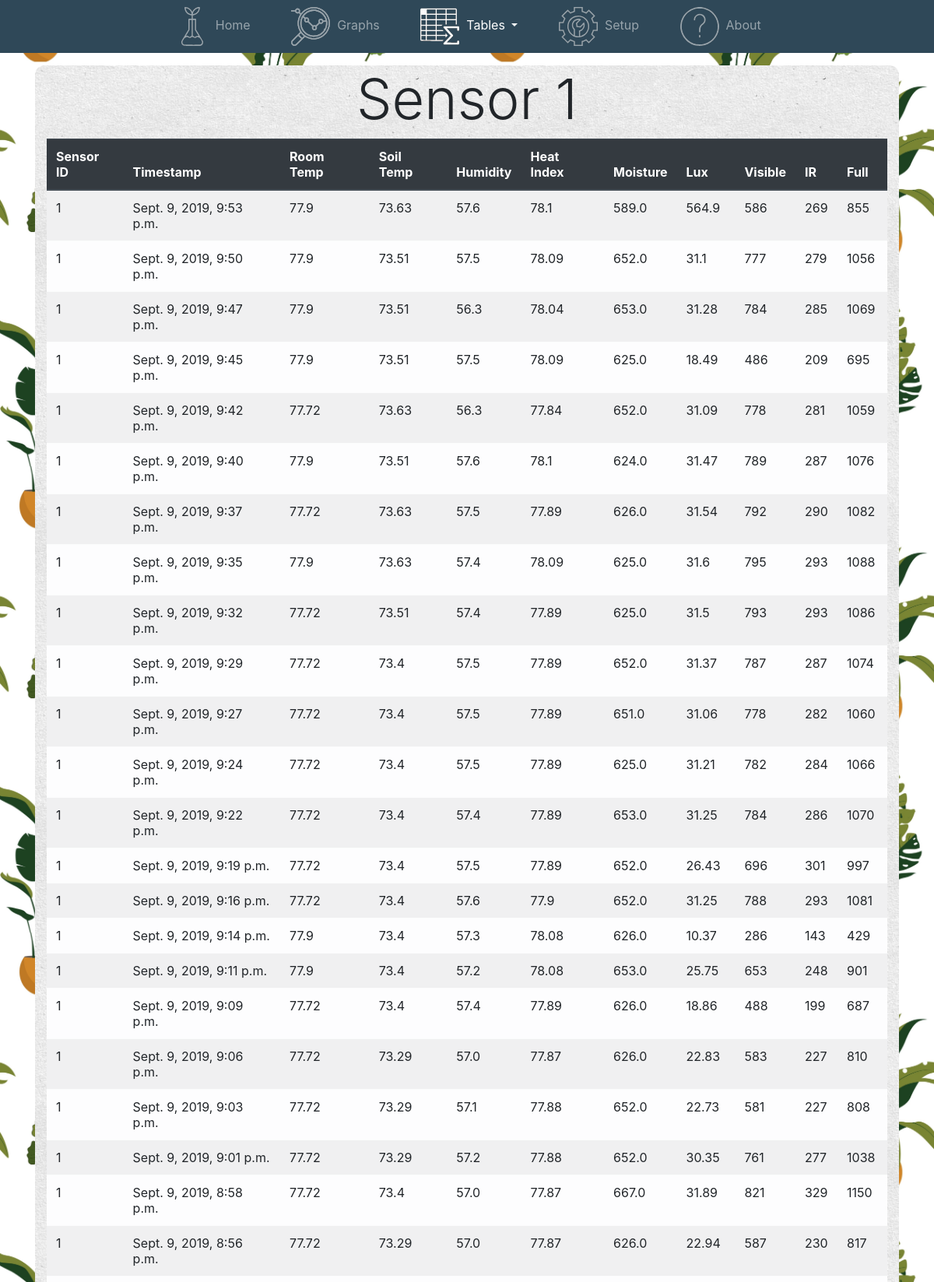
The page /table/1 (upper part) on the database its author committed.
### sensors/models.py (models this page shows, shortened)
class Sensor_data(models.Model):
    sensor_id = models.IntegerField() # Sensor ID to gather data from different sensors
    temp_soil = models.FloatField() # Soil reading from waterproof temp sensor wired probe (fahrenheit)
    temp_room = models.FloatField() # Temp reading from DHT-22 sensor (fahrenheit)
    humidity = models.FloatField() # humidity reading from DHT-22 sensor (fahrenheit)
    heat_index = models.FloatField() # heat index calc from DHT-22 sensor (fahrenheit)
    moisture = models.FloatField() # moisture reading from capacitance moisture sensor
    lux = models.FloatField() # Lux luminosity reading from light sensor
    visible = models.IntegerField() # Visible spectrum light reading from light sensor
    ir = models.IntegerField() # Ifrared spectrum light reading from light sensor
    full = models.IntegerField() # Full spectrum light reading from light sensor
    timestamp = models.DateTimeField('The time/date this data was recorded') # from django.utils import timezone ... timezone.now()

### sensors/views.py (the view)
# urls.py: path('table/<int:sensor_id>', views.table_sensor, name='table_id'),
def table_sensor(request, sensor_id):
    id_list = list(Sensor_data.objects.values_list('sensor_id', flat=True).distinct())
    data_list = Sensor_data.objects.filter(sensor_id=sensor_id).order_by('-timestamp')[:50]
    context = {'id_list': id_list, 'data_list': data_list, 'title': "Sensor " + str(sensor_id)}
    context["tables"] = "active"
    return render(request, 'sensors/table.html', context)

### sensors/templates/sensors/table.html
{% extends 'sensors/navbar.html' %}
{% block content %}
  <div class="main_content">
    <div class="container my-3">
      <div class='row'>
        <div class='col-md-12'>
          <h1 class='display-3'>{{ title }}</h1>
        </div>
      </div>
      <div class='row'>
        <div class='col-md-12'>
          {% if data_list %}
            <table class = "table table-light table-striped table-hover">
              <thead class= "thead-dark">
                <tr>
                  <th scope="row">Sensor ID</th>
                  <th scope="row">Timestamp</th>
                  <th scope="row">Room Temp</th>
                  <th scope="row">Soil Temp</th>
                  <th scope="row">Humidity</th>
                  <th scope="row">Heat Index</th>
                  <th scope="row">Moisture</th>
                  <th scope="row">Lux</th>
                  <th scope="row">Visible</th>
                  <th scope="row">IR</th>
                  <th scope="row">Full</th>
                </tr>
              </thead>
              <tbody>
              {% for data in data_list %}
                <tr>
                  <td scope="col">{{ data.sensor_id }}</td>
                  <td>{{ data.timestamp }}</td>
                  <td>{{ data.temp_room }}</td>
                  <td>{{ data.temp_soil }}</td>
                  <td>{{ data.humidity }}</td>
                  <td>{{ data.heat_index }}</td>
                  <td>{{ data.moisture }}</td>
                  <td>{{ data.lux }}</td>
                  <td>{{ data.visible }}</td>
                  <td>{{ data.ir }}</td>
                  <td>{{ data.full }}</td>
                </tr>
              {% endfor %}
              </tbody>
            </table>
          {% else %}
              <p>No data is available.</p>
          {% endif %}
        </div>
      </div>
    </div>
  </div>
{% endblock content %}

### sensors/static/css/sensors.css (style rules this page uses)
body { background-color: #7EC2AD; background-image: url('../images/plants_pattern.jpg'); background-size: 50%; }
h1, h2, h3, h4, h5, h6 { text-align: center; }
.main_content { background-image: url('../images/natural_paper.png'); border-radius: 12px; }

### rows shown on the page
Sensor_data: sensor_id "1", timestamp "Sept. 9, 2019, 9:53 p.m.", temp_room "77.9", temp_soil "73.63", humidity "57.6", heat_index "78.1", moisture "589.0", lux "564.9", visible "586", ir "269", full "855"
Sensor_data: sensor_id "1", timestamp "Sept. 9, 2019, 9:50 p.m.", temp_room "77.9", temp_soil "73.51", humidity "57.5", heat_index "78.09", moisture "652.0", lux "31.1", visible "777", ir "279", full "1056"
Sensor_data: sensor_id "1", timestamp "Sept. 9, 2019, 9:47 p.m.", temp_room "77.9", temp_soil "73.51", humidity "56.3", heat_index "78.04", moisture "653.0", lux "31.28", visible "784", ir "285", full "1069"
Sensor_data: sensor_id "1", timestamp "Sept. 9, 2019, 9:45 p.m.", temp_room "77.9", temp_soil "73.51", humidity "57.5", heat_index "78.09", moisture "625.0", lux "18.49", visible "486", ir "209", full "695"
Sensor_data: sensor_id "1", timestamp "Sept. 9, 2019, 9:42 p.m.", temp_room "77.72", temp_soil "73.63", humidity "56.3", heat_index "77.84", moisture "652.0", lux "31.09", visible "778", ir "281", full "1059"
Sensor_data: sensor_id "1", timestamp "Sept. 9, 2019, 9:40 p.m.", temp_room "77.9", temp_soil "73.51", humidity "57.6", heat_index "78.1", moisture "624.0", lux "31.47", visible "789", ir "287", full "1076"
Sensor_data: sensor_id "1", timestamp "Sept. 9, 2019, 9:37 p.m.", temp_room "77.72", temp_soil "73.63", humidity "57.5", heat_index "77.89", moisture "626.0", lux "31.54", visible "792", ir "290", full "1082"
Sensor_data: sensor_id "1", timestamp "Sept. 9, 2019, 9:35 p.m.", temp_room "77.9", temp_soil "73.63", humidity "57.4", heat_index "78.09", moisture "625.0", lux "31.6", visible "795", ir "293", full "1088"
Sensor_data: sensor_id "1", timestamp "Sept. 9, 2019, 9:32 p.m.", temp_room "77.72", temp_soil "73.51", humidity "57.4", heat_index "77.89", moisture "625.0", lux "31.5", visible "793", ir "293", full "1086"
Sensor_data: sensor_id "1", timestamp "Sept. 9, 2019, 9:29 p.m.", temp_room "77.72", temp_soil "73.4", humidity "57.5", heat_index "77.89", moisture "652.0", lux "31.37", visible "787", ir "287", full "1074"
Sensor_data: sensor_id "1", timestamp "Sept. 9, 2019, 9:27 p.m.", temp_room "77.72", temp_soil "73.4", humidity "57.5", heat_index "77.89", moisture "651.0", lux "31.06", visible "778", ir "282", full "1060"
Sensor_data: sensor_id "1", timestamp "Sept. 9, 2019, 9:24 p.m.", temp_room "77.72", temp_soil "73.4", humidity "57.5", heat_index "77.89", moisture "625.0", lux "31.21", visible "782", ir "284", full "1066"
Sensor_data: sensor_id "1", timestamp "Sept. 9, 2019, 9:22 p.m.", temp_room "77.72", temp_soil "73.4", humidity "57.4", heat_index "77.89", moisture "653.0", lux "31.25", visible "784", ir "286", full "1070"
Sensor_data: sensor_id "1", timestamp "Sept. 9, 2019, 9:19 p.m.", temp_room "77.72", temp_soil "73.4", humidity "57.5", heat_index "77.89", moisture "652.0", lux "26.43", visible "696", ir "301", full "997"
Sensor_data: sensor_id "1", timestamp "Sept. 9, 2019, 9:16 p.m.", temp_room "77.72", temp_soil "73.4", humidity "57.6", heat_index "77.9", moisture "652.0", lux "31.25", visible "788", ir "293", full "1081"
Sensor_data: sensor_id "1", timestamp "Sept. 9, 2019, 9:14 p.m.", temp_room "77.9", temp_soil "73.4", humidity "57.3", heat_index "78.08", moisture "626.0", lux "10.37", visible "286", ir "143", full "429"
Sensor_data: sensor_id "1", timestamp "Sept. 9, 2019, 9:11 p.m.", temp_room "77.9", temp_soil "73.4", humidity "57.2", heat_index "78.08", moisture "653.0", lux "25.75", visible "653", ir "248", full "901"
Sensor_data: sensor_id "1", timestamp "Sept. 9, 2019, 9:09 p.m.", temp_room "77.72", temp_soil "73.4", humidity "57.4", heat_index "77.89", moisture "626.0", lux "18.86", visible "488", ir "199", full "687"
Sensor_data: sensor_id "1", timestamp "Sept. 9, 2019, 9:06 p.m.", temp_room "77.72", temp_soil "73.29", humidity "57.0", heat_index "77.87", moisture "626.0", lux "22.83", visible "583", ir "227", full "810"
Sensor_data: sensor_id "1", timestamp "Sept. 9, 2019, 9:03 p.m.", temp_room "77.72", temp_soil "73.29", humidity "57.1", heat_index "77.88", moisture "652.0", lux "22.73", visible "581", ir "227", full "808"
Sensor_data: sensor_id "1", timestamp "Sept. 9, 2019, 9:01 p.m.", temp_room "77.72", temp_soil "73.29", humidity "57.2", heat_index "77.88", moisture "652.0", lux "30.35", visible "761", ir "277", full "1038"
Sensor_data: sensor_id "1", timestamp "Sept. 9, 2019, 8:58 p.m.", temp_room "77.72", temp_soil "73.4", humidity "57.0", heat_index "77.87", moisture "667.0", lux "31.89", visible "821", ir "329", full "1150"
Sensor_data: sensor_id "1", timestamp "Sept. 9, 2019, 8:56 p.m.", temp_room "77.72", temp_soil "73.29", humidity "57.0", heat_index "77.87", moisture "626.0", lux "22.94", visible "587", ir "230", full "817"

### other values the page prints
{{ title }} "Sensor 1"
